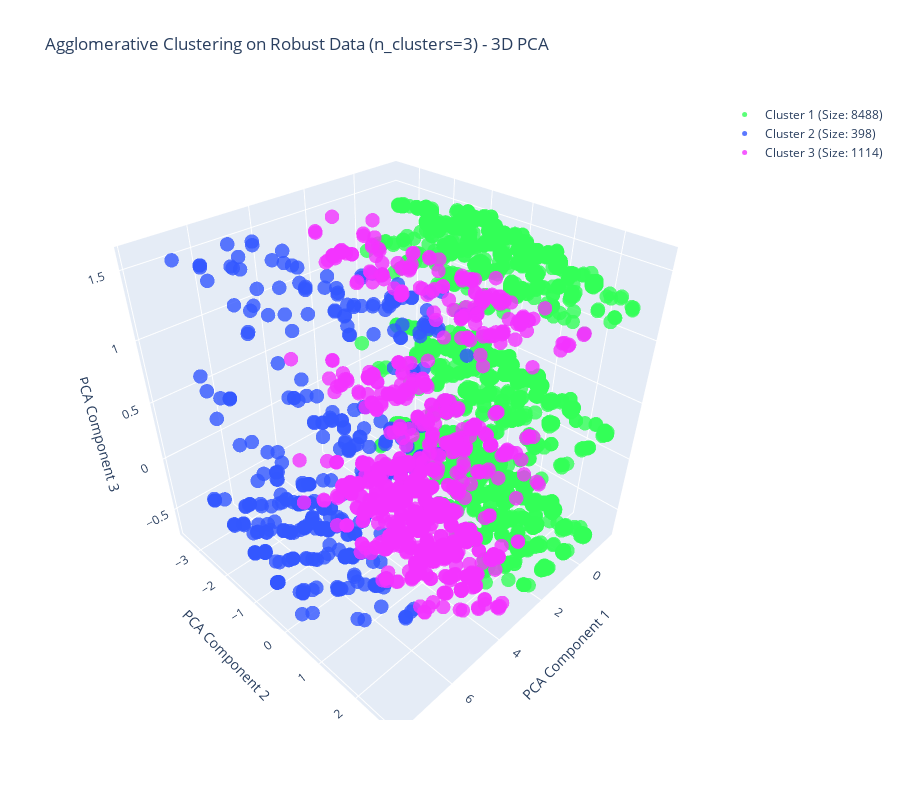

Source (notebook cell):
### Markdown cell above
To form the characteristics, the numerical columns were calculated using the mean while the categorical features were calculated using the most frequent value to give a more accurate portrayal of the clusters.

### Code cell
import numpy as np
import pandas as pd
from sklearn.preprocessing import RobustScaler
from sklearn.cluster import AgglomerativeClustering
from sklearn.decomposition import PCA
import plotly.graph_objs as go
from collections import Counter

# Updated categorical mappings
mcs_mapping = {
    1: 'Defensive Ends', 2: 'Attacking Corner', 3: 'Defensive Corner - Upper',
    4: 'Attacking Ends', 5: 'UB - Attacking Corner', 6: 'UB - Defensive Corner',
    7: 'UB - Defensive End', 8: 'UB - Attacking End', 9: 'Standing Room Only',
    10: 'Blue Line', 11: 'Club', 12: 'Family Zone', 0: 'Unknown'
}
area_mapping = {
    1: 'Greater Toronto Area', 2: 'Downtown Toronto', 3: 'Outside GTA', 0: 'Unknown'
}
email_discount_mapping = {1: 'Yes', 0: 'No'}
avg_purchase_time_encoded_mapping = {
    1: 'Game Day', 2: '1–3 Days Before', 3: '1 Week Before',
    4: 'Over 1 Week Before', 5: 'Over 1 Month In-Advance', 0: 'Unknown'
}

# Step 1: Scaling and Sampling the Data
def scale_and_sample(data, sample_size=10000):
    scaler = RobustScaler()
    scaled_data = scaler.fit_transform(data)
    if scaled_data.shape[0] > sample_size:
        sampled_indices = np.random.choice(scaled_data.shape[0], sample_size, replace=False)
        scaled_data = scaled_data[sampled_indices, :]
    return scaler, scaled_data

# Step 2: Perform Agglomerative Clustering
def perform_agglomerative_clustering(data, n_clusters=3, linkage='complete'):
    clusterer = AgglomerativeClustering(n_clusters=n_clusters, linkage=linkage)
    labels = clusterer.fit_predict(data)
    return labels + 1  # Increment cluster labels to start at 1

# Step 3: Inverse Transform and Format Cluster Characteristics
def calculate_cluster_characteristics(original_scaled_data, original_data, labels, scaler, feature_names):
    # Inverse transform to original scale
    original_scale_data = scaler.inverse_transform(original_scaled_data)
    
    # Create a DataFrame with labels
    data_with_clusters = pd.DataFrame(original_scale_data, columns=feature_names)
    data_with_clusters['Cluster'] = labels  # Use incremented labels directly
    
    # Calculate mean values for numerical features
    cluster_characteristics = data_with_clusters.groupby('Cluster').mean()

    # Add cluster sizes
    cluster_sizes = data_with_clusters['Cluster'].value_counts().sort_index()
    cluster_characteristics['Cluster Size'] = cluster_sizes.values

    # Process categorical and binary columns
    for column, mapping in [
        ('mcs_categorical', mcs_mapping),
        ('area_categorical', area_mapping),
        ('Subscribed to Email List', email_discount_mapping),
        ('Discount Usage', email_discount_mapping),
        ('Avg Purchase Time Encoded', avg_purchase_time_encoded_mapping)
    ]:
        if column in data_with_clusters.columns:
            most_frequent_values = (
                data_with_clusters.groupby('Cluster')[column]
                .agg(lambda x: Counter(x).most_common(1)[0][0])  # Most common value
                .map(mapping)  # Map to categorical value
            )
            cluster_characteristics[column] = most_frequent_values

    # Format numerical columns
    for col in cluster_characteristics.columns:
        if col in ['Net Revenue', 'Avg Revenue Per Seat', 'Avg Revenue Per Game']:
            cluster_characteristics[col] = cluster_characteristics[col].round(2)  # Round to nearest hundredth
        elif cluster_characteristics[col].dtype != 'object':  # Exclude non-numerical columns
            cluster_characteristics[col] = cluster_characteristics[col].round(0).astype(int)  # Round to nearest whole number

    # Add all features and ensure the format matches the desired layout
    cluster_characteristics = cluster_characteristics.T
    cluster_characteristics.columns = [f"Cluster {col}" for col in cluster_characteristics.columns]
    cluster_characteristics.reset_index(inplace=True)
    cluster_characteristics.rename(columns={'index': 'Feature'}, inplace=True)

    return cluster_characteristics

# Step 4: 3D PCA Visualization
def visualize_agglomerative_clusters_with_pca(data, labels, title, n_clusters):
    # Perform PCA for visualization
    pca = PCA(n_components=3)
    pca_3d_data = pca.fit_transform(data)

    # Use Plotly for 3D visualization
    fig = go.Figure()
    unique_labels = set(labels)
    colors = ['#FF5733', '#33FF57', '#3357FF', '#F333FF', '#FFC300', '#FF33A1', '#33FFF0']
    
    for label in unique_labels:
        cluster_indices = (labels == label)
        fig.add_trace(go.Scatter3d(
            x=pca_3d_data[cluster_indices, 0],
            y=pca_3d_data[cluster_indices, 1],
            z=pca_3d_data[cluster_indices, 2],
            mode='markers',
            marker=dict(size=5, color=colors[label % len(colors)], opacity=0.8),
            name=f"Cluster {label} (Size: {sum(cluster_indices)})"
        ))

    fig.update_layout(
        scene=dict(
            xaxis_title="PCA Component 1",
            yaxis_title="PCA Component 2",
            zaxis_title="PCA Component 3"
        ),
        title=f"{title} (n_clusters={n_clusters}) - 3D PCA",
        height=800
    )
    fig.show()

# Step 5: Integration
def analyze_agglomerative_clustering(data, sample_size=10000, n_clusters=3, linkage='complete', title="Agglomerative Clustering Analysis"):
    feature_names = data.columns  # Save feature names
    scaler, scaled_data = scale_and_sample(data, sample_size=sample_size)  # Scale and sample
    labels = perform_agglomerative_clustering(scaled_data, n_clusters=n_clusters, linkage=linkage)  # Cluster
    cluster_characteristics = calculate_cluster_characteristics(scaled_data, data, labels, scaler, feature_names)  # Analyze
    visualize_agglomerative_clusters_with_pca(scaled_data, labels, title, n_clusters)  # Visualize
    return cluster_characteristics

# Execution
try:
    cluster_characteristics = analyze_agglomerative_clustering(
        accounts_final, sample_size=10000, n_clusters=3, linkage='complete', 
        title="Agglomerative Clustering on Robust Data"
    )
    print(cluster_characteristics.to_string(index=False))
except Exception as e:
    print(f"Error: {e}")

### Figure 1 — Plotly figure (JSON) as saved in the notebook; plotly's stock layout.template omitted (floating-point values rounded to 4 significant figures; data arrays with more than 128 entries replaced by an {"elided": "..."} marker saying what was removed)
{"data": [{"marker": {"color": "#33FF57", "opacity": 0.8, "size": 5}, "mode": "markers", "name": "Cluster 1 (Size: 8488)", "type": "scatter3d", "x": {"elided": "8488 float values"}, "y": {"elided": "8488 float values"}, "z": {"elided": "8488 float values"}}, {"marker": {"color": "#3357FF", "opacity": 0.8, "size": 5}, "mode": "markers", "name": "Cluster 2 (Size: 398)", "type": "scatter3d", "x": {"elided": "398 float values"}, "y": {"elided": "398 float values"}, "z": {"elided": "398 float values"}}, {"marker": {"color": "#F333FF", "opacity": 0.8, "size": 5}, "mode": "markers", "name": "Cluster 3 (Size: 1114)", "type": "scatter3d", "x": {"elided": "1114 float values"}, "y": {"elided": "1114 float values"}, "z": {"elided": "1114 float values"}}], "layout": {"height": 800, "scene": {"xaxis": {"title": {"text": "PCA Component 1"}}, "yaxis": {"title": {"text": "PCA Component 2"}}, "zaxis": {"title": {"text": "PCA Component 3"}}}, "title": {"text": "Agglomerative Clustering on Robust Data (n_clusters=3) - 3D PCA"}}}
